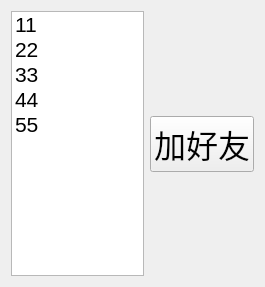
<?xml version="1.0" encoding="UTF-8"?>
<ui version="4.0">
 <class>Online</class>
 <widget class="QWidget" name="Online">
  <property name="geometry">
   <rect>
    <x>0</x>
    <y>0</y>
    <width>265</width>
    <height>287</height>
   </rect>
  </property>
  <property name="windowTitle">
   <string>Form</string>
  </property>
  <layout class="QVBoxLayout" name="verticalLayout_2">
   <item>
    <layout class="QHBoxLayout" name="horizontalLayout">
     <item>
      <widget class="QListWidget" name="onlineListWidget">
       <property name="font">
        <font>
         <pointsize>16</pointsize>
        </font>
       </property>
       <item>
        <property name="text">
         <string>11</string>
        </property>
       </item>
       <item>
        <property name="text">
         <string>22</string>
        </property>
       </item>
       <item>
        <property name="text">
         <string>33</string>
        </property>
       </item>
       <item>
        <property name="text">
         <string>44</string>
        </property>
       </item>
       <item>
        <property name="text">
         <string>55</string>
        </property>
       </item>
      </widget>
     </item>
     <item>
      <layout class="QVBoxLayout" name="verticalLayout">
       <item>
        <spacer name="verticalSpacer">
         <property name="orientation">
          <enum>Qt::Vertical</enum>
         </property>
         <property name="sizeHint" stdset="0">
          <size>
           <width>20</width>
           <height>40</height>
          </size>
         </property>
        </spacer>
       </item>
       <item>
        <widget class="QPushButton" name="addFriendButton">
         <property name="font">
          <font>
           <family>Agency FB</family>
           <pointsize>24</pointsize>
          </font>
         </property>
         <property name="text">
          <string>加好友</string>
         </property>
        </widget>
       </item>
       <item>
        <spacer name="verticalSpacer_2">
         <property name="orientation">
          <enum>Qt::Vertical</enum>
         </property>
         <property name="sizeHint" stdset="0">
          <size>
           <width>20</width>
           <height>40</height>
          </size>
         </property>
        </spacer>
       </item>
      </layout>
     </item>
    </layout>
   </item>
  </layout>
 </widget>
 <resources/>
 <connections/>
</ui>
